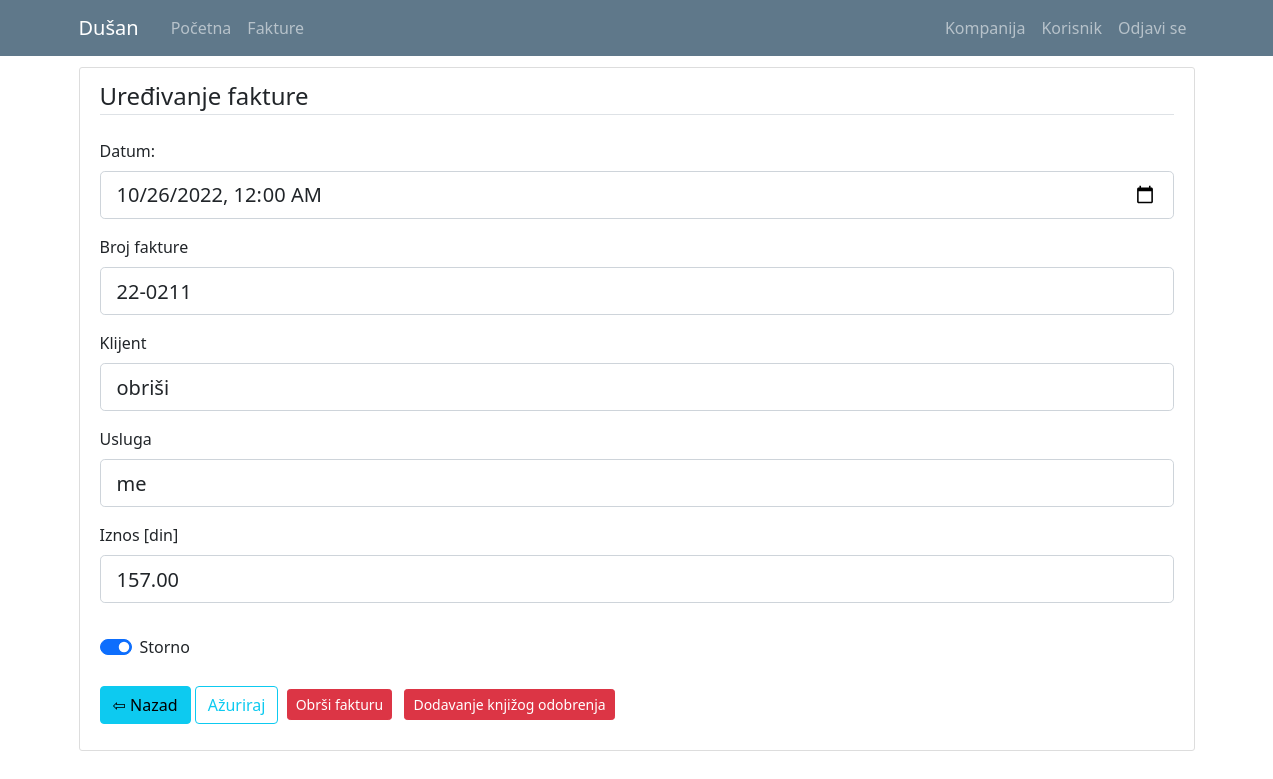
Page /invoice/482 (signed in) on the earlier database version.
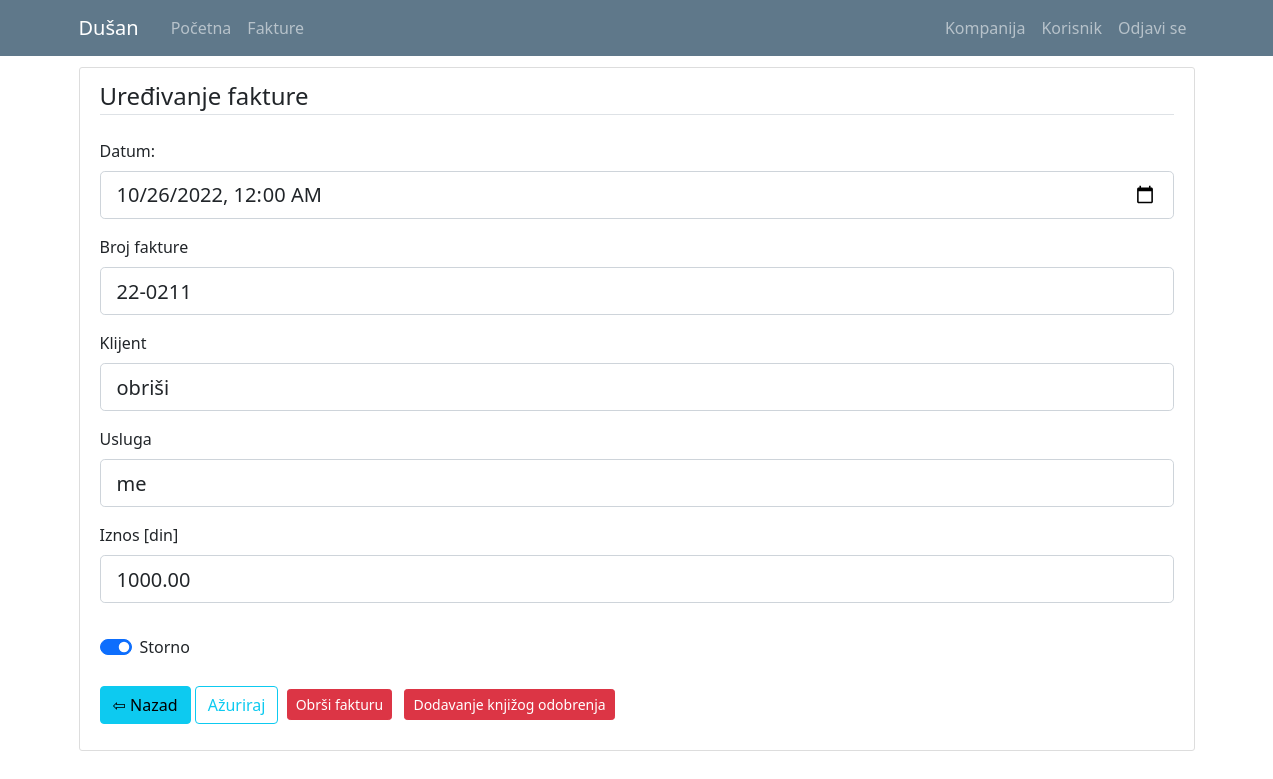
Same page on the later database version.
### kpo/models.py (models this page shows, shortened)
class Invoice(db.Model):
    id = db.Column(db.Integer, primary_key=True)
    date = db.Column(db.Date, nullable=False)
    invoice_number = db.Column(db.String(7), nullable=False)
    customer = db.Column(db.String(70), nullable=False)
    service = db.Column(db.String(70), nullable=True) #usluga
    amount = db.Column(db.Float, nullable=False)
    company_id = db.Column(db.Integer, db.ForeignKey('company.id'), nullable=True)
    user_id = db.Column(db.Integer, db.ForeignKey('user.id'), nullable=True)
    cancelled = db.Column(db.Boolean(), default=False, nullable=False)

### kpo/invoices/routes.py (the view)
@invoices.route("/invoice/<int:invoice_id>", methods=['GET', 'POST'])
def invoice_profile(invoice_id): #ovo je funkcija za editovanje vozila
    invoice = Invoice.query.get_or_404(invoice_id)
    print(f'{invoice.date=}')
    if not current_user.is_authenticated:
        flash('You have to be logged in to access this page', 'danger')
        return redirect(url_for('users.login'))
    elif current_user.authorization != 's_admin' and current_user.authorization != 'c_admin':
        abort(403)
    elif current_user.authorization == 'c_admin':
        if current_user.user_company.id != invoice.invoice_company.id:
            abort(403)
    print(Company.query.filter_by(id=invoice.company_id).first().id)
    form = UpdateInvoiceForm()
    if form.validate_on_submit():
        invoice.date = form.date.data
        invoice.invoice_number = form.invoice_number.data
        invoice.customer = form.customer.data
        invoice.service = form.service.data
        invoice.amount = form.amount.data
        if current_user.authorization == 'c_admin':
            invoice.company_id = int(current_user.company_id)
            invoice.user_id = int(current_user.id)
        elif current_user.authorization == 's_admin':
            invoice.company_id = form.company_id.data
            invoice.user_id = form.user_id.data
        invoice.cancelled = form.cancelled.data
        db.session.commit()
        flash(f'Invoice {form.invoice_number.data} was updated', 'success')
        return redirect(url_for('invoices.invoice_list'))
    elif request.method == 'GET':
        print(f'{invoice.cancelled=}')
        form.date.data = invoice.date
        form.invoice_number.data = invoice.invoice_number
        form.customer.data = invoice.customer
        form.service.data = invoice.service
        form.amount.data = invoice.amount
        form.company_id.choices = [(c.id, c.companyname) for c in db.session.query(Company.id,Company.companyname).order_by('companyname').all()]
        form.company_id.data = str(invoice.company_id)
        form.user_id.choices = [(u.id, u.name + " " + u.surname) for u in db.session.query(User.id,User.name,User.surname).order_by('name').all()]
        form.user_id.data = str(invoice.user_id)
        form.cancelled.data = invoice.cancelled
    return render_template('invoice.html', title="Edit Invoice", invoice=invoice, form=form, legend='Edit Invoice')

### kpo/invoices/forms.py (shortened to what this page needs)
class UpdateInvoiceForm(FlaskForm):
    date = DateField('Datum: ', format='%Y-%m-%dT%H:%M', validators=[DataRequired()])
    invoice_number = StringField('Broj fakture', validators=[DataRequired(), Length(min=7, max=7)])
    customer = StringField('Klijent', validators=[DataRequired(), Length(min=2, max=50)])
    service = StringField('Usluga', validators=[Length(min=0, max=50)])
    amount = DecimalField('Iznos [din]', validators=[DataRequired()])
    company_id = SelectField('Company ID', choices=[(c.id, c.companyname) for c in db.session.query(Company.id,Company.companyname).order_by('companyname').all()])
    user_id = SelectField('User ID', choices=[(u.id, u.name + " " + u.surname) for u in db.session.query(User.id,User.name,User.surname).order_by('name').all()]) #Company.query.all()  vs  [(1, 'Helios'),(2, 'Metalac')]
    cancelled = BooleanField('Storno')
    submit = SubmitField('Ažuriraj')

### kpo/models.py (called while the page is built)
@login_manager.user_loader
def load_user(user_id):
    return User.query.get(int(user_id))

### kpo/templates/invoice.html (shortened to what the changed rows need)
{% extends "layout.html" %}
{% block content %}
<div class="content-section">
    <form method="POST" action="">
        <fieldset class="form-group">
            <div class="form-group">
                {{ form.date.label(class="form-control-label") }}
                {% if form.date.errors %}
                    {{ form.date(class="form-control form-control-lg is-invalid") }}
                    <div class="invalid-feedback">
                        {% for error in form.date.errors %}
                            <span>{{ error }}</span>
                        {% endfor %}
                    </div>
                {% else %}
                    {{ form.date(class="form-control form-control-lg", type="datetime-local") }}
                {% endif %}
            </div>
            <div class="form-group">
                {{ form.invoice_number.label(class="form-control-label") }}
                {% if form.invoice_number.errors %}
                    {{ form.invoice_number(class="form-control form-control-lg is-invalid") }}
                    <div class="invalid-feedback">
                        {% for error in form.invoice_number.errors %}
                            <span>{{ error }}</span>
                        {% endfor %}
                    </div>
                {% else %}
                    {{ form.invoice_number(class="form-control form-control-lg") }}
                {% endif %}
            </div>
            <div class="form-group">
                {{ form.customer.label(class="form-control-label") }}
                {% if form.customer.errors %}
                    {{ form.customer(class="form-control form-control-lg is-invalid") }}
                    <div class="invalid-feedback">
                        {% for error in form.customer.errors %}
                            <span>{{ error }}</span>
                        {% endfor %}
                    </div>
                {% else %}
                    {{ form.customer(class="form-control form-control-lg") }}
                {% endif %}
            </div>
            <div class="form-group">
                {{ form.service.label(class="form-control-label") }}
                {% if form.service.errors %}
                    {{ form.service(class="form-control form-control-lg is-invalid") }}
                    <div class="invalid-feedback">
                        {% for error in form.service.errors %}
                            <span>{{ error }}</span>
                        {% endfor %}
                    </div>
                {% else %}
                    {{ form.service(class="form-control form-control-lg") }}
                {% endif %}
            </div>
            <div class="form-group">
                {{ form.amount.label(class="form-control-label") }}
                {% if form.amount.errors %}
                    {{ form.amount(class="form-control form-control-lg is-invalid") }}
                    <div class="invalid-feedback">
                        {% for error in form.amount.errors %}
                            <span>{{ error }}</span>
                        {% endfor %}
                    </div>
                {% else %}
                    {{ form.amount(class="form-control form-control-lg", placeholder="0.00", type="number", step="0.01") }}
                {% endif %}
            </div>
        </fieldset>
        <div class="form-check form-switch">
          {{ form.cancelled(class="form-check-input") }}
          {{ form.cancelled.label(class="form-check-label") }}
        </div>
        <br>
  </form>
</div>
{% endblock content%}

Differences in the rows shown:
changed Invoice "obriši": amount "157.00" → "1000.00"
